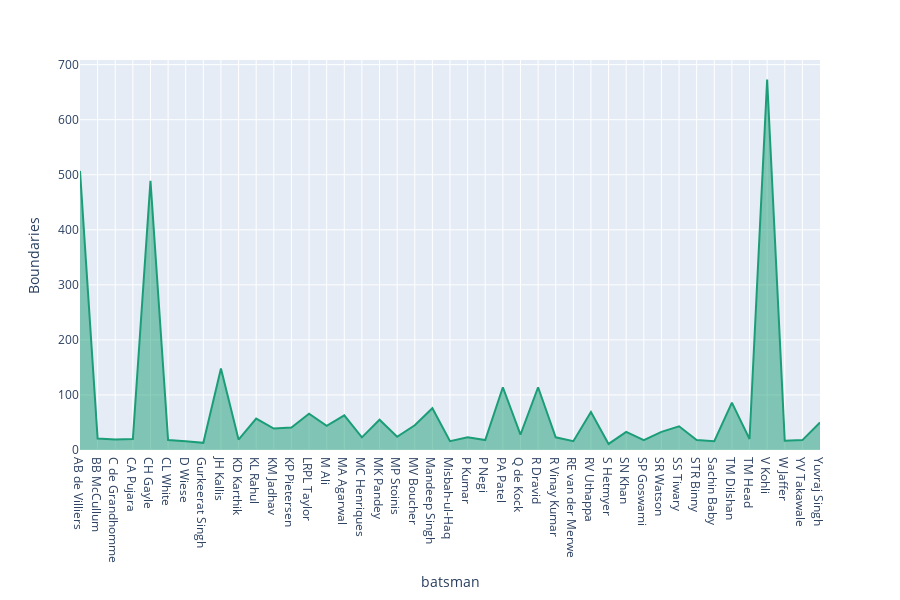

The notebook cell saved with this chart:
### Code cell
# sns.lineplot(x='batsman',y='Boundaries',data=df_bo)
# df_bo[df_bo['Boundaries']>10].iplot(kind='bar',x='batsman',y='Boundaries')
ps.area(x='batsman',y='Boundaries',data_frame=df_bo[df_bo['Boundaries']>10],color_discrete_sequence=ps.colors.qualitative.Dark2,height=600)

### Figure 1 — Plotly figure (JSON) as saved in the notebook; plotly's stock layout.template omitted (floating-point values rounded to 4 significant figures)
{"data": [{"hovertemplate": "batsman=%{x}<br>Boundaries=%{y}<extra></extra>", "legendgroup": "", "line": {"color": "rgb(27,158,119)"}, "mode": "lines", "name": "", "orientation": "v", "showlegend": false, "stackgroup": "1", "type": "scatter", "x": ["AB de Villiers", "BB McCullum", "C de Grandhomme", "CA Pujara", "CH Gayle", "CL White", "D Wiese", "Gurkeerat Singh", "JH Kallis", "KD Karthik", "KL Rahul", "KM Jadhav", "KP Pietersen", "LRPL Taylor", "M Ali", "MA Agarwal", "MC Henriques", "MK Pandey", "MP Stoinis", "MV Boucher", "Mandeep Singh", "Misbah-ul-Haq", "P Kumar", "P Negi", "PA Patel", "Q de Kock", "R Dravid", "R Vinay Kumar", "RE van der Merwe", "RV Uthappa", "S Hetmyer", "SN Khan", "SP Goswami", "SR Watson", "SS Tiwary", "STR Binny", "Sachin Baby", "TM Dilshan", "TM Head", "V Kohli", "W Jaffer", "YV Takawale", "Yuvraj Singh"], "xaxis": "x", "y": [507, 21, 19, 20, 489, 18, 16, 13, 148, 19, 57, 39, 41, 66, 44, 63, 23, 55, 24, 45, 76, 16, 23, 18, 114, 28, 114, 23, 16, 69, 11, 33, 18, 33, 43, 18, 16, 86, 20, 673, 17, 18, 50], "yaxis": "y"}], "layout": {"height": 600, "legend": {"tracegroupgap": 0}, "margin": {"t": 60}, "xaxis": {"anchor": "y", "domain": [0, 1], "title": {"text": "batsman"}}, "yaxis": {"anchor": "x", "domain": [0, 1], "title": {"text": "Boundaries"}}}}
